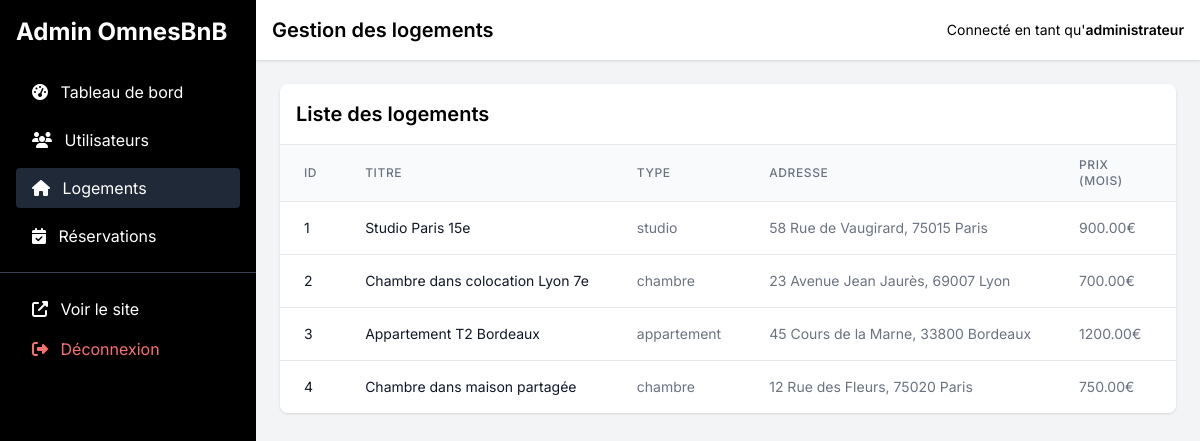
/admin.php?section=logements (signed in), run on the app's committed database.
### tables this page shows
CREATE TABLE logements (
                           id INT AUTO_INCREMENT PRIMARY KEY,
                           user_id INT NOT NULL,
                           titre VARCHAR(100) NOT NULL,
                           type ENUM('studio', 'appartement', 'chambre', 'colocation', 'autre') NOT NULL,
                           adresse VARCHAR(255) NOT NULL,
                           prix_nuit DECIMAL(10, 2) NOT NULL,
                           prix_semaine DECIMAL(10, 2) NOT NULL,
                           prix_mois DECIMAL(10, 2) NOT NULL,
                           prix_annee DECIMAL(10, 2) NOT NULL,
                           caution DECIMAL(10, 2) NOT NULL,
                           description TEXT,
                           date_creation DATETIME NOT NULL DEFAULT CURRENT_TIMESTAMP,
                           FOREIGN KEY (user_id) REFERENCES users(id) ON DELETE CASCADE
);

### admin.php (the view, shortened to what this page needs)
<?php
$section = isset($_GET['section']) ? $_GET['section'] : 'dashboard';
$stats = [
    'users_count' => 0,
    'logements_count' => 0,
    'reservations_count' => 0,
    'reservations_pending' => 0,
    'new_users_this_month' => 0
];
$query = "SELECT COUNT(*) as count FROM users WHERE is_admin = 0";
global $conn;
$result = mysqli_query($conn, $query);
if ($result) {
    $row = mysqli_fetch_assoc($result);
    $stats['users_count'] = $row['count'];
}
$query = "SELECT COUNT(*) as count FROM logements";
$result = mysqli_query($conn, $query);
if ($result) {
    $row = mysqli_fetch_assoc($result);
    $stats['logements_count'] = $row['count'];
}
$query = "SELECT COUNT(*) as count FROM reservations";
$result = mysqli_query($conn, $query);
if ($result) {
    $row = mysqli_fetch_assoc($result);
    $stats['reservations_count'] = $row['count'];
}
$query = "SELECT COUNT(*) as count FROM reservations WHERE statut = 'en attente'";
$result = mysqli_query($conn, $query);
if ($result) {
    $row = mysqli_fetch_assoc($result);
    $stats['reservations_pending'] = $row['count'];
}
$query = "SELECT COUNT(*) as count FROM users WHERE is_admin = 0 AND MONTH(date_creation) = MONTH(CURRENT_DATE()) AND YEAR(date_creation) = YEAR(CURRENT_DATE())";
$result = mysqli_query($conn, $query);
if ($result) {
    $row = mysqli_fetch_assoc($result);
    $stats['new_users_this_month'] = $row['count'];
}
$items = [];
switch ($section) {
    case 'logements':
        $query = "SELECT l.*, u.prenom, u.nom FROM logements l JOIN users u ON l.user_id = u.id ORDER BY l.date_creation DESC";
        $result = mysqli_query($conn, $query);
        if ($result) {
            $items = mysqli_fetch_all($result, MYSQLI_ASSOC);
        }
        break;
}
?>
<!DOCTYPE html>
<html lang="fr">
<head>
    <script src="https://cdn.tailwindcss.com"></script>
    <link rel="stylesheet" href="https://cdnjs.cloudflare.com/ajax/libs/font-awesome/6.4.0/css/all.min.css">
</head>
<body class="bg-gray-100">
<div class="flex min-h-screen">
    <div class="w-64 bg-black text-white">
        <div class="p-4">
            <div class="text-2xl font-bold mb-6">Admin OmnesBnB</div>
            <nav class="space-y-2">
                <a href="admin.php" class="block py-2 px-4 rounded hover:bg-gray-800 <?php echo $section === 'dashboard' ? 'bg-gray-800' : ''; ?>">
                    <i class="fas fa-tachometer-alt mr-2"></i> Tableau de bord
                </a>
                <a href="admin.php?section=users" class="block py-2 px-4 rounded hover:bg-gray-800 <?php echo $section === 'users' ? 'bg-gray-800' : ''; ?>">
                    <i class="fas fa-users mr-2"></i> Utilisateurs
                </a>
                <a href="admin.php?section=logements" class="block py-2 px-4 rounded hover:bg-gray-800 <?php echo $section === 'logements' ? 'bg-gray-800' : ''; ?>">
                    <i class="fas fa-home mr-2"></i> Logements
                </a>
                <a href="admin.php?section=reservations" class="block py-2 px-4 rounded hover:bg-gray-800 <?php echo $section === 'reservations' ? 'bg-gray-800' : ''; ?>">
                    <i class="fas fa-calendar-check mr-2"></i> Réservations
                </a>
            </nav>
        </div>
        <div class="mt-auto p-4 border-t border-gray-700">
            <a href="index.php" class="block py-2 px-4 rounded hover:bg-gray-800">
                <i class="fas fa-external-link-alt mr-2"></i> Voir le site
            </a>
            <a href="deconnexion.php" class="block py-2 px-4 rounded hover:bg-gray-800 text-red-400">
                <i class="fas fa-sign-out-alt mr-2"></i> Déconnexion
            </a>
        </div>
    </div>
    <div class="flex-1 overflow-auto">
        <div class="bg-white shadow p-4 flex justify-between items-center">
            <h1 class="text-xl font-semibold">
                <?php
                switch ($section) {
                    case 'logements':
                        echo 'Gestion des logements';
                        break;
                }
                ?>
            </h1>
            <div class="text-sm">
                Connecté en tant qu'<span class="font-semibold">administrateur</span>
            </div>
        </div>
        <div class="p-6">
            <?php if ($section === 'dashboard'): ?>
                <div class="grid grid-cols-1 md:grid-cols-2 lg:grid-cols-4 gap-6 mb-6">
                    <div class="bg-white rounded-lg shadow p-6">
                        <div class="flex items-center">
                            <div class="p-3 rounded-full bg-blue-100 text-blue-500 mr-4">
                                <i class="fas fa-users"></i>
                            </div>
                            <div>
                                <div class="text-sm text-gray-500">Utilisateurs</div>
                                <div class="text-2xl font-semibold"><?php echo $stats['users_count']; ?></div>
                            </div>
                        </div>
                        <div class="mt-4 text-sm text-green-500">
                            <i class="fas fa-arrow-up"></i> <?php echo $stats['new_users_this_month']; ?> ce mois-ci
                        </div>
                    </div>
                    <div class="bg-white rounded-lg shadow p-6">
                        <div class="flex items-center">
                            <div class="p-3 rounded-full bg-green-100 text-green-500 mr-4">
                                <i class="fas fa-home"></i>
                            </div>
                            <div>
                                <div class="text-sm text-gray-500">Logements</div>
                                <div class="text-2xl font-semibold"><?php echo $stats['logements_count']; ?></div>
                            </div>
                        </div>
                    </div>
                    <div class="bg-white rounded-lg shadow p-6">
                        <div class="flex items-center">
                            <div class="p-3 rounded-full bg-purple-100 text-purple-500 mr-4">
                                <i class="fas fa-calendar-check"></i>
                            </div>
                            <div>
                                <div class="text-sm text-gray-500">Réservations</div>
                                <div class="text-2xl font-semibold"><?php echo $stats['reservations_count']; ?></div>
                            </div>
                        </div>
                    </div>
                    <div class="bg-white rounded-lg shadow p-6">
                        <div class="flex items-center">
                            <div class="p-3 rounded-full bg-yellow-100 text-yellow-500 mr-4">
                                <i class="fas fa-clock"></i>
                            </div>
                            <div>
                                <div class="text-sm text-gray-500">En attente</div>
                                <div class="text-2xl font-semibold"><?php echo $stats['reservations_pending']; ?></div>
                            </div>
                        </div>
                    </div>
                </div>
                <div class="bg-white rounded-lg shadow p-6 mb-6">
                    <h2 class="text-xl font-semibold mb-4">Actions rapides</h2>
                    <div class="grid grid-cols-1 md:grid-cols-3 gap-4">
                        <a href="admin.php?section=users" class="bg-blue-500 hover:bg-blue-600 text-white py-2 px-4 rounded text-center">
                            Gérer les utilisateurs
                        </a>
                        <a href="admin.php?section=logements" class="bg-green-500 hover:bg-green-600 text-white py-2 px-4 rounded text-center">
                            Gérer les logements
                        </a>
                        <a href="admin.php?section=reservations" class="bg-purple-500 hover:bg-purple-600 text-white py-2 px-4 rounded text-center">
                            Gérer les réservations
                        </a>
                    </div>
                </div>
                <div class="bg-white rounded-lg shadow p-6">
                    <h2 class="text-xl font-semibold mb-4">Notes</h2>
                    <p class="text-gray-700">
                        Bienvenue dans le panneau d'administration d'OmnesBnB. Vous pouvez gérer les utilisateurs, logements et réservations à partir de cette interface.
                    </p>
                </div>
            <?php elseif ($section === 'logements'): ?>
                <div class="bg-white rounded-lg shadow overflow-hidden">
                    <div class="p-4 border-b flex justify-between items-center">
                        <h2 class="text-xl font-semibold">Liste des logements</h2>
                    </div>
                    <div class="overflow-x-auto">
                        <table class="min-w-full divide-y divide-gray-200">
                            <thead class="bg-gray-50">
                            <tr>
                                <th class="px-6 py-3 text-left text-xs font-medium text-gray-500 uppercase tracking-wider">ID</th>
                                <th class="px-6 py-3 text-left text-xs font-medium text-gray-500 uppercase tracking-wider">Titre</th>
                                <th class="px-6 py-3 text-left text-xs font-medium text-gray-500 uppercase tracking-wider">Type</th>
                                <th class="px-6 py-3 text-left text-xs font-medium text-gray-500 uppercase tracking-wider">Adresse</th>
                                <th class="px-6 py-3 text-left text-xs font-medium text-gray-500 uppercase tracking-wider">Prix (mois)</th>
                                <th class="px-6 py-3 text-left text-xs font-medium text-gray-500 uppercase tracking-wider">Propriétaire</th>
                            </tr>
                            </thead>
                            <tbody class="bg-white divide-y divide-gray-200">
                            <?php if (count($items) > 0): ?>
                                <?php foreach ($items as $logement): ?>
                                    <tr>
                                        <td class="px-6 py-4 whitespace-nowrap text-sm text-gray-900"><?php echo $logement['id']; ?></td>
                                        <td class="px-6 py-4 whitespace-nowrap text-sm text-gray-900"><?php echo htmlspecialchars($logement['titre']); ?></td>
                                        <td class="px-6 py-4 whitespace-nowrap text-sm text-gray-500"><?php echo htmlspecialchars($logement['type']); ?></td>
                                        <td class="px-6 py-4 whitespace-nowrap text-sm text-gray-500"><?php echo htmlspecialchars($logement['adresse']); ?></td>
                                        <td class="px-6 py-4 whitespace-nowrap text-sm text-gray-500"><?php echo htmlspecialchars($logement['prix_mois']); ?>€</td>
                                        <td class="px-6 py-4 whitespace-nowrap text-sm text-gray-500"><?php echo htmlspecialchars($logement['prenom'] . ' ' . $logement['nom']); ?></td>
                                    </tr>
                                <?php endforeach; ?>
                            <?php else: ?>
                                <tr>
                                    <td colspan="8" class="px-6 py-4 text-center text-sm text-gray-500">Aucun logement trouvé</td>
                                </tr>
                            <?php endif; ?>
                            </tbody>
                        </table>
                    </div>
                </div>
            <?php endif; ?>
        </div>
    </div>
</div>
</body>
</html>

### admin.php (style rules this page uses)
body { font-family: 'Inter', sans-serif; }

### data on the page
logements: id "1", titre "Studio Paris 15e", type "studio", adresse "58 Rue de Vaugirard, 75015 Paris", prix_mois "900.00"
logements: id "2", titre "Chambre dans colocation Lyon 7e", type "chambre", adresse "23 Avenue Jean Jaurès, 69007 Lyon", prix_mois "700.00"
logements: id "3", titre "Appartement T2 Bordeaux", type "appartement", adresse "45 Cours de la Marne, 33800 Bordeaux", prix_mois "1200.00"
logements: id "4", titre "Chambre dans maison partagée", type "chambre", adresse "12 Rue des Fleurs, 75020 Paris", prix_mois "750.00"
